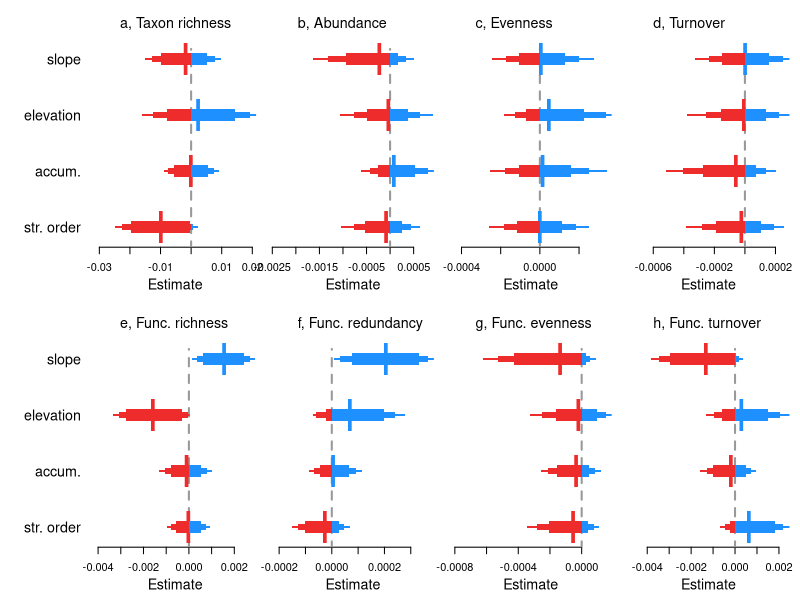

Generate this figure with R:
##Set working directory
setwd("C:/Users/elwel/OneDrive/Desktop/aquatic_data/git/EuroAquaticMacroInverts")

# attach data
#drivEst <- read.csv("outputs/Driver_metaanaly_Ests.csv")
drivEst <- read.csv("outputs/Driver_horseshoe_metaanaly_Ests.csv")
head(drivEst)
unique(drivEst$Response)

options(scipen=999)

##save plot
#tiff(filename = "plots/Fig4_drivers/Drivers_main_streamCharacteristics.tiff", width = 7.8, height = 5, units = 'in', res = 600, compression = 'lzw')
tiff(filename = "plots/Fig4_drivers/Drivers_main_streamCharacteristics_horseshoe.tiff", width = 12, height = 9, units = 'in', res = 600, compression = 'lzw')

##layout
layout(mat = matrix(c(1:10), 
                        nrow = 2, 
                        ncol = 5),
       heights = c(2,2,2,2,2,2,2,2,2,2),
       widths = c(1,2,2,2,2,1,2,2,2,2))

par(mar=c(4,0.4,0.4,0.8))
#empty plot for where the labels will go
plot(0, xaxt = 'n', yaxt = 'n', bty = 'n', pch = '', ylab = '', xlab = '')
plot(0, xaxt = 'n', yaxt = 'n', bty = 'n', pch = '', ylab = '', xlab = '')

#### Spp Richness #####
sub <- subset(drivEst, Response == "spp_richness")
subQ <- c(sub$Q0.5[6:9],sub$Q95[6:9])
est <- sub$Estimate[6:9]
yy <- c(1:4)
plot(yy ~ est, ylab="",xlab="", yaxt="n", las=1, type="n",xlim=c(min(subQ),max(subQ)), ylim=c(0.8,4.8),cex=2, bty="n")
#polygon(x=c(-100,-100,0,0),
#        y=c(-4,22,22,-4), col = "grey80", border = "grey80")
segments(x0=0,y0=0,x1=0,y1=4.18,lty=2, lwd=2,col="grey60")
axis(2, at=yy, lwd = 0, lwd.ticks = 0, labels=c("str. order", "accum.", "elevation", "slope"), las=1,cex.axis=1.3)
title(xlab="Estimate", line=2.4,cex.lab=1.3)
legend("topleft", legend=("a, Taxon richness"), bty="n", cex=1.3)
mm <- cbind(yy,est)
mm_neg <- as.data.frame(mm[ which(est < 0),])
mm_pos <- as.data.frame(mm[ which(est > 0),])
#points(yy ~ est, pch="l",cex=2.2,col="white")
points(mm_neg$yy ~ mm_neg$est, pch="l",cex=4,col="firebrick2")
points(mm_pos[1,] ~ mm_pos[2,], pch="l",cex=4,col="dodgerblue")
yyy1=c(0.975,1.025,1.025,0.975)
yyy2=c(0.95,1.05,1.05,0.95)
yyy3=c(0.9,1.1,1.1,0.9)
polygon(x=c(if (sub$Q2.5[6]<0) {sub$Q2.5[6]} else {0}, if (sub$Q2.5[6]<0) {sub$Q2.5[6]} else {0}, if (sub$Q97.5[6]<0) {sub$Q97.5[6]} else {0}, if (sub$Q97.5[6]<0) {sub$Q97.5[6]} else {0}),y=(yyy1), col = "firebrick2", border = NA)
polygon(x=c(if (sub$Q5[6]<0) {sub$Q5[6]} else {0}, if (sub$Q5[6]<0) {sub$Q5[6]} else {0}, if (sub$Q95[6]<0) {sub$Q95[6]} else {0}, if (sub$Q95[6]<0) {sub$Q95[6]} else {0}),y=(yyy2), col = "firebrick2", border = NA)
polygon(x=c(if (sub$Q10[6]<0) {sub$Q10[6]} else {0}, if (sub$Q10[6]<0) {sub$Q10[6]} else {0}, if (sub$Q90[6]<0) {sub$Q90[6]} else {0}, if (sub$Q90[6]<0) {sub$Q90[6]} else {0}),y=(yyy3), col = "firebrick2", border = NA)
polygon(x=c(if (sub$Q2.5[6]>0) {sub$Q2.5[6]} else {0}, if (sub$Q2.5[6]>0) {sub$Q2.5[6]} else {0}, if (sub$Q97.5[6]>0) {sub$Q97.5[6]} else {0}, if (sub$Q97.5[6]>0) {sub$Q97.5[6]} else {0}),y=(yyy1), col = "dodgerblue", border = NA)
polygon(x=c(if (sub$Q5[6]>0) {sub$Q5[6]} else {0}, if (sub$Q5[6]>0) {sub$Q5[6]} else {0}, if (sub$Q95[6]>0) {sub$Q95[6]} else {0}, if (sub$Q95[6]>0) {sub$Q95[6]} else {0}),y=(yyy2), col = "dodgerblue", border = NA)
polygon(x=c(if (sub$Q10[6]>0) {sub$Q10[6]} else {0}, if (sub$Q10[6]>0) {sub$Q10[6]} else {0}, if (sub$Q90[6]>0) {sub$Q90[6]} else {0}, if (sub$Q90[6]>0) {sub$Q90[6]} else {0}),y=(yyy3), col = "dodgerblue", border = NA)
polygon(x=c(if (sub$Q2.5[7]<0) {sub$Q2.5[7]} else {0}, if (sub$Q2.5[7]<0) {sub$Q2.5[7]} else {0}, if (sub$Q97.5[7]<0) {sub$Q97.5[7]} else {0}, if (sub$Q97.5[7]<0) {sub$Q97.5[7]} else {0}),y=(yyy1+1), col = "firebrick2", border = NA)
polygon(x=c(if (sub$Q5[7]<0) {sub$Q5[7]} else {0}, if (sub$Q5[7]<0) {sub$Q5[7]} else {0}, if (sub$Q95[7]<0) {sub$Q95[7]} else {0}, if (sub$Q95[7]<0) {sub$Q95[7]} else {0}),y=(yyy2+1), col = "firebrick2", border = NA)
polygon(x=c(if (sub$Q10[7]<0) {sub$Q10[7]} else {0}, if (sub$Q10[7]<0) {sub$Q10[7]} else {0}, if (sub$Q90[7]<0) {sub$Q90[7]} else {0}, if (sub$Q90[7]<0) {sub$Q90[7]} else {0}),y=(yyy3+1), col = "firebrick2", border = NA)
polygon(x=c(if (sub$Q2.5[7]>0) {sub$Q2.5[7]} else {0}, if (sub$Q2.5[7]>0) {sub$Q2.5[7]} else {0}, if (sub$Q97.5[7]>0) {sub$Q97.5[7]} else {0}, if (sub$Q97.5[7]>0) {sub$Q97.5[7]} else {0}),y=(yyy1+1), col = "dodgerblue", border = NA)
polygon(x=c(if (sub$Q5[7]>0) {sub$Q5[7]} else {0}, if (sub$Q5[7]>0) {sub$Q5[7]} else {0}, if (sub$Q95[7]>0) {sub$Q95[7]} else {0}, if (sub$Q95[7]>0) {sub$Q95[7]} else {0}),y=(yyy2+1), col = "dodgerblue", border = NA)
polygon(x=c(if (sub$Q10[7]>0) {sub$Q10[7]} else {0}, if (sub$Q10[7]>0) {sub$Q10[7]} else {0}, if (sub$Q90[7]>0) {sub$Q90[7]} else {0}, if (sub$Q90[7]>0) {sub$Q90[7]} else {0}),y=(yyy3+1), col = "dodgerblue", border = NA)
polygon(x=c(if (sub$Q2.5[8]<0) {sub$Q2.5[8]} else {0}, if (sub$Q2.5[8]<0) {sub$Q2.5[8]} else {0}, if (sub$Q97.5[8]<0) {sub$Q97.5[8]} else {0}, if (sub$Q97.5[8]<0) {sub$Q97.5[8]} else {0}),y=(yyy1+2), col = "firebrick2", border = NA)
polygon(x=c(if (sub$Q5[8]<0) {sub$Q5[8]} else {0}, if (sub$Q5[8]<0) {sub$Q5[8]} else {0}, if (sub$Q95[8]<0) {sub$Q95[8]} else {0}, if (sub$Q95[8]<0) {sub$Q95[8]} else {0}),y=(yyy2+2), col = "firebrick2", border = NA)
polygon(x=c(if (sub$Q10[8]<0) {sub$Q10[8]} else {0}, if (sub$Q10[8]<0) {sub$Q10[8]} else {0}, if (sub$Q90[8]<0) {sub$Q90[8]} else {0}, if (sub$Q90[8]<0) {sub$Q90[8]} else {0}),y=(yyy3+2), col = "firebrick2", border = NA)
polygon(x=c(if (sub$Q2.5[8]>0) {sub$Q2.5[8]} else {0}, if (sub$Q2.5[8]>0) {sub$Q2.5[8]} else {0}, if (sub$Q97.5[8]>0) {sub$Q97.5[8]} else {0}, if (sub$Q97.5[8]>0) {sub$Q97.5[8]} else {0}),y=(yyy1+2), col = "dodgerblue", border = NA)
polygon(x=c(if (sub$Q5[8]>0) {sub$Q5[8]} else {0}, if (sub$Q5[8]>0) {sub$Q5[8]} else {0}, if (sub$Q95[8]>0) {sub$Q95[8]} else {0}, if (sub$Q95[8]>0) {sub$Q95[8]} else {0}),y=(yyy2+2), col = "dodgerblue", border = NA)
polygon(x=c(if (sub$Q10[8]>0) {sub$Q10[8]} else {0}, if (sub$Q10[8]>0) {sub$Q10[8]} else {0}, if (sub$Q90[8]>0) {sub$Q90[8]} else {0}, if (sub$Q90[8]>0) {sub$Q90[8]} else {0}),y=(yyy3+2), col = "dodgerblue", border = NA)
polygon(x=c(if (sub$Q2.5[9]<0) {sub$Q2.5[9]} else {0}, if (sub$Q2.5[9]<0) {sub$Q2.5[9]} else {0}, if (sub$Q97.5[9]<0) {sub$Q97.5[9]} else {0}, if (sub$Q97.5[9]<0) {sub$Q97.5[9]} else {0}),y=(yyy1+3), col = "firebrick2", border = NA)
polygon(x=c(if (sub$Q5[9]<0) {sub$Q5[9]} else {0}, if (sub$Q5[9]<0) {sub$Q5[9]} else {0}, if (sub$Q95[9]<0) {sub$Q95[9]} else {0}, if (sub$Q95[9]<0) {sub$Q95[9]} else {0}),y=(yyy2+3), col = "firebrick2", border = NA)
polygon(x=c(if (sub$Q10[9]<0) {sub$Q10[9]} else {0}, if (sub$Q10[9]<0) {sub$Q10[9]} else {0}, if (sub$Q90[9]<0) {sub$Q90[9]} else {0}, if (sub$Q90[9]<0) {sub$Q90[9]} else {0}),y=(yyy3+3), col = "firebrick2", border = NA)
polygon(x=c(if (sub$Q2.5[9]>0) {sub$Q2.5[9]} else {0}, if (sub$Q2.5[9]>0) {sub$Q2.5[9]} else {0}, if (sub$Q97.5[9]>0) {sub$Q97.5[9]} else {0}, if (sub$Q97.5[9]>0) {sub$Q97.5[9]} else {0}),y=(yyy1+3), col = "dodgerblue", border = NA)
polygon(x=c(if (sub$Q5[9]>0) {sub$Q5[9]} else {0}, if (sub$Q5[9]>0) {sub$Q5[9]} else {0}, if (sub$Q95[9]>0) {sub$Q95[9]} else {0}, if (sub$Q95[9]>0) {sub$Q95[9]} else {0}),y=(yyy2+3), col = "dodgerblue", border = NA)
polygon(x=c(if (sub$Q10[9]>0) {sub$Q10[9]} else {0}, if (sub$Q10[9]>0) {sub$Q10[9]} else {0}, if (sub$Q90[9]>0) {sub$Q90[9]} else {0}, if (sub$Q90[9]>0) {sub$Q90[9]} else {0}),y=(yyy3+3), col = "dodgerblue", border = NA)


#### Func Richness #####
sub <- subset(drivEst, Response == "func_rich")
subQ <- c(sub$Q0.5[6:9],sub$Q95[6:9])
est <- sub$Estimate[6:9]
yy <- c(1:4)
plot(yy ~ est, ylab="",xlab="", yaxt="n", las=1, type="n",xlim=c(min(subQ),max(subQ)), ylim=c(0.8,4.8), cex=2, bty="n")
segments(x0=0,y0=0,x1=0,y1=4.18,lty=2, lwd=2,col="grey60")
axis(2, at=yy, lwd = 0, lwd.ticks = 0, labels=c("str. order", "accum.", "elevation", "slope"), las=1,cex.axis=1.3)
title(xlab="Estimate", line=2.4,cex.lab=1.3)
legend("topleft", legend=("e, Func. richness"), bty="n", cex=1.3)
mm <- cbind(yy,est)
mm_neg <- as.data.frame(mm[ which(est < 0),])
mm_pos <- as.data.frame(mm[ which(est > 0),])
#points(yy ~ est, pch="l",cex=2.2,col="white")
points(mm_neg$yy ~ mm_neg$est, pch="l",cex=4,col="firebrick2")
points(mm_pos[1,] ~ mm_pos[2,], pch="l",cex=4,col="dodgerblue")
yyy1=c(0.975,1.025,1.025,0.975)
yyy2=c(0.95,1.05,1.05,0.95)
yyy3=c(0.9,1.1,1.1,0.9)
polygon(x=c(if (sub$Q2.5[6]<0) {sub$Q2.5[6]} else {0}, if (sub$Q2.5[6]<0) {sub$Q2.5[6]} else {0}, if (sub$Q97.5[6]<0) {sub$Q97.5[6]} else {0}, if (sub$Q97.5[6]<0) {sub$Q97.5[6]} else {0}),y=(yyy1), col = "firebrick2", border = NA)
polygon(x=c(if (sub$Q5[6]<0) {sub$Q5[6]} else {0}, if (sub$Q5[6]<0) {sub$Q5[6]} else {0}, if (sub$Q95[6]<0) {sub$Q95[6]} else {0}, if (sub$Q95[6]<0) {sub$Q95[6]} else {0}),y=(yyy2), col = "firebrick2", border = NA)
polygon(x=c(if (sub$Q10[6]<0) {sub$Q10[6]} else {0}, if (sub$Q10[6]<0) {sub$Q10[6]} else {0}, if (sub$Q90[6]<0) {sub$Q90[6]} else {0}, if (sub$Q90[6]<0) {sub$Q90[6]} else {0}),y=(yyy3), col = "firebrick2", border = NA)
polygon(x=c(if (sub$Q2.5[6]>0) {sub$Q2.5[6]} else {0}, if (sub$Q2.5[6]>0) {sub$Q2.5[6]} else {0}, if (sub$Q97.5[6]>0) {sub$Q97.5[6]} else {0}, if (sub$Q97.5[6]>0) {sub$Q97.5[6]} else {0}),y=(yyy1), col = "dodgerblue", border = NA)
polygon(x=c(if (sub$Q5[6]>0) {sub$Q5[6]} else {0}, if (sub$Q5[6]>0) {sub$Q5[6]} else {0}, if (sub$Q95[6]>0) {sub$Q95[6]} else {0}, if (sub$Q95[6]>0) {sub$Q95[6]} else {0}),y=(yyy2), col = "dodgerblue", border = NA)
polygon(x=c(if (sub$Q10[6]>0) {sub$Q10[6]} else {0}, if (sub$Q10[6]>0) {sub$Q10[6]} else {0}, if (sub$Q90[6]>0) {sub$Q90[6]} else {0}, if (sub$Q90[6]>0) {sub$Q90[6]} else {0}),y=(yyy3), col = "dodgerblue", border = NA)
polygon(x=c(if (sub$Q2.5[7]<0) {sub$Q2.5[7]} else {0}, if (sub$Q2.5[7]<0) {sub$Q2.5[7]} else {0}, if (sub$Q97.5[7]<0) {sub$Q97.5[7]} else {0}, if (sub$Q97.5[7]<0) {sub$Q97.5[7]} else {0}),y=(yyy1+1), col = "firebrick2", border = NA)
polygon(x=c(if (sub$Q5[7]<0) {sub$Q5[7]} else {0}, if (sub$Q5[7]<0) {sub$Q5[7]} else {0}, if (sub$Q95[7]<0) {sub$Q95[7]} else {0}, if (sub$Q95[7]<0) {sub$Q95[7]} else {0}),y=(yyy2+1), col = "firebrick2", border = NA)
polygon(x=c(if (sub$Q10[7]<0) {sub$Q10[7]} else {0}, if (sub$Q10[7]<0) {sub$Q10[7]} else {0}, if (sub$Q90[7]<0) {sub$Q90[7]} else {0}, if (sub$Q90[7]<0) {sub$Q90[7]} else {0}),y=(yyy3+1), col = "firebrick2", border = NA)
polygon(x=c(if (sub$Q2.5[7]>0) {sub$Q2.5[7]} else {0}, if (sub$Q2.5[7]>0) {sub$Q2.5[7]} else {0}, if (sub$Q97.5[7]>0) {sub$Q97.5[7]} else {0}, if (sub$Q97.5[7]>0) {sub$Q97.5[7]} else {0}),y=(yyy1+1), col = "dodgerblue", border = NA)
polygon(x=c(if (sub$Q5[7]>0) {sub$Q5[7]} else {0}, if (sub$Q5[7]>0) {sub$Q5[7]} else {0}, if (sub$Q95[7]>0) {sub$Q95[7]} else {0}, if (sub$Q95[7]>0) {sub$Q95[7]} else {0}),y=(yyy2+1), col = "dodgerblue", border = NA)
polygon(x=c(if (sub$Q10[7]>0) {sub$Q10[7]} else {0}, if (sub$Q10[7]>0) {sub$Q10[7]} else {0}, if (sub$Q90[7]>0) {sub$Q90[7]} else {0}, if (sub$Q90[7]>0) {sub$Q90[7]} else {0}),y=(yyy3+1), col = "dodgerblue", border = NA)
polygon(x=c(if (sub$Q2.5[8]<0) {sub$Q2.5[8]} else {0}, if (sub$Q2.5[8]<0) {sub$Q2.5[8]} else {0}, if (sub$Q97.5[8]<0) {sub$Q97.5[8]} else {0}, if (sub$Q97.5[8]<0) {sub$Q97.5[8]} else {0}),y=(yyy1+2), col = "firebrick2", border = NA)
polygon(x=c(if (sub$Q5[8]<0) {sub$Q5[8]} else {0}, if (sub$Q5[8]<0) {sub$Q5[8]} else {0}, if (sub$Q95[8]<0) {sub$Q95[8]} else {0}, if (sub$Q95[8]<0) {sub$Q95[8]} else {0}),y=(yyy2+2), col = "firebrick2", border = NA)
polygon(x=c(if (sub$Q10[8]<0) {sub$Q10[8]} else {0}, if (sub$Q10[8]<0) {sub$Q10[8]} else {0}, if (sub$Q90[8]<0) {sub$Q90[8]} else {0}, if (sub$Q90[8]<0) {sub$Q90[8]} else {0}),y=(yyy3+2), col = "firebrick2", border = NA)
polygon(x=c(if (sub$Q2.5[8]>0) {sub$Q2.5[8]} else {0}, if (sub$Q2.5[8]>0) {sub$Q2.5[8]} else {0}, if (sub$Q97.5[8]>0) {sub$Q97.5[8]} else {0}, if (sub$Q97.5[8]>0) {sub$Q97.5[8]} else {0}),y=(yyy1+2), col = "dodgerblue", border = NA)
polygon(x=c(if (sub$Q5[8]>0) {sub$Q5[8]} else {0}, if (sub$Q5[8]>0) {sub$Q5[8]} else {0}, if (sub$Q95[8]>0) {sub$Q95[8]} else {0}, if (sub$Q95[8]>0) {sub$Q95[8]} else {0}),y=(yyy2+2), col = "dodgerblue", border = NA)
polygon(x=c(if (sub$Q10[8]>0) {sub$Q10[8]} else {0}, if (sub$Q10[8]>0) {sub$Q10[8]} else {0}, if (sub$Q90[8]>0) {sub$Q90[8]} else {0}, if (sub$Q90[8]>0) {sub$Q90[8]} else {0}),y=(yyy3+2), col = "dodgerblue", border = NA)
polygon(x=c(if (sub$Q2.5[9]<0) {sub$Q2.5[9]} else {0}, if (sub$Q2.5[9]<0) {sub$Q2.5[9]} else {0}, if (sub$Q97.5[9]<0) {sub$Q97.5[9]} else {0}, if (sub$Q97.5[9]<0) {sub$Q97.5[9]} else {0}),y=(yyy1+3), col = "firebrick2", border = NA)
polygon(x=c(if (sub$Q5[9]<0) {sub$Q5[9]} else {0}, if (sub$Q5[9]<0) {sub$Q5[9]} else {0}, if (sub$Q95[9]<0) {sub$Q95[9]} else {0}, if (sub$Q95[9]<0) {sub$Q95[9]} else {0}),y=(yyy2+3), col = "firebrick2", border = NA)
polygon(x=c(if (sub$Q10[9]<0) {sub$Q10[9]} else {0}, if (sub$Q10[9]<0) {sub$Q10[9]} else {0}, if (sub$Q90[9]<0) {sub$Q90[9]} else {0}, if (sub$Q90[9]<0) {sub$Q90[9]} else {0}),y=(yyy3+3), col = "firebrick2", border = NA)
polygon(x=c(if (sub$Q2.5[9]>0) {sub$Q2.5[9]} else {0}, if (sub$Q2.5[9]>0) {sub$Q2.5[9]} else {0}, if (sub$Q97.5[9]>0) {sub$Q97.5[9]} else {0}, if (sub$Q97.5[9]>0) {sub$Q97.5[9]} else {0}),y=(yyy1+3), col = "dodgerblue", border = NA)
polygon(x=c(if (sub$Q5[9]>0) {sub$Q5[9]} else {0}, if (sub$Q5[9]>0) {sub$Q5[9]} else {0}, if (sub$Q95[9]>0) {sub$Q95[9]} else {0}, if (sub$Q95[9]>0) {sub$Q95[9]} else {0}),y=(yyy2+3), col = "dodgerblue", border = NA)
polygon(x=c(if (sub$Q10[9]>0) {sub$Q10[9]} else {0}, if (sub$Q10[9]>0) {sub$Q10[9]} else {0}, if (sub$Q90[9]>0) {sub$Q90[9]} else {0}, if (sub$Q90[9]>0) {sub$Q90[9]} else {0}),y=(yyy3+3), col = "dodgerblue", border = NA)


#### Abundance #####
sub <- subset(drivEst, Response == "abundance")
subQ <- c(sub$Q0.5[6:9],sub$Q95[6:9])
est <- sub$Estimate[6:9]
yy <- c(1:4)
plot(yy ~ est, ylab="",xlab="", yaxt="n", las=1, type="n",xlim=c(min(subQ),max(subQ)), ylim=c(0.8,4.8), cex=2, bty="n")
segments(x0=0,y0=0,x1=0,y1=4.18,lty=2, lwd=2,col="grey60")
title(xlab="Estimate", line=2.4,cex.lab=1.3)
legend("topleft", legend=("b, Abundance"), bty="n", cex=1.3)
mm <- cbind(yy,est)
mm_neg <- as.data.frame(mm[ which(est < 0),])
mm_pos <- as.data.frame(mm[ which(est > 0),])
#points(yy ~ est, pch="l",cex=2.2,col="white")
points(mm_neg$yy ~ mm_neg$est, pch="l",cex=4,col="firebrick2")
points(mm_pos[1,] ~ mm_pos[2,], pch="l",cex=4,col="dodgerblue")
yyy1=c(0.975,1.025,1.025,0.975)
yyy2=c(0.95,1.05,1.05,0.95)
yyy3=c(0.9,1.1,1.1,0.9)
polygon(x=c(if (sub$Q2.5[6]<0) {sub$Q2.5[6]} else {0}, if (sub$Q2.5[6]<0) {sub$Q2.5[6]} else {0}, if (sub$Q97.5[6]<0) {sub$Q97.5[6]} else {0}, if (sub$Q97.5[6]<0) {sub$Q97.5[6]} else {0}),y=(yyy1), col = "firebrick2", border = NA)
polygon(x=c(if (sub$Q5[6]<0) {sub$Q5[6]} else {0}, if (sub$Q5[6]<0) {sub$Q5[6]} else {0}, if (sub$Q95[6]<0) {sub$Q95[6]} else {0}, if (sub$Q95[6]<0) {sub$Q95[6]} else {0}),y=(yyy2), col = "firebrick2", border = NA)
polygon(x=c(if (sub$Q10[6]<0) {sub$Q10[6]} else {0}, if (sub$Q10[6]<0) {sub$Q10[6]} else {0}, if (sub$Q90[6]<0) {sub$Q90[6]} else {0}, if (sub$Q90[6]<0) {sub$Q90[6]} else {0}),y=(yyy3), col = "firebrick2", border = NA)
polygon(x=c(if (sub$Q2.5[6]>0) {sub$Q2.5[6]} else {0}, if (sub$Q2.5[6]>0) {sub$Q2.5[6]} else {0}, if (sub$Q97.5[6]>0) {sub$Q97.5[6]} else {0}, if (sub$Q97.5[6]>0) {sub$Q97.5[6]} else {0}),y=(yyy1), col = "dodgerblue", border = NA)
polygon(x=c(if (sub$Q5[6]>0) {sub$Q5[6]} else {0}, if (sub$Q5[6]>0) {sub$Q5[6]} else {0}, if (sub$Q95[6]>0) {sub$Q95[6]} else {0}, if (sub$Q95[6]>0) {sub$Q95[6]} else {0}),y=(yyy2), col = "dodgerblue", border = NA)
polygon(x=c(if (sub$Q10[6]>0) {sub$Q10[6]} else {0}, if (sub$Q10[6]>0) {sub$Q10[6]} else {0}, if (sub$Q90[6]>0) {sub$Q90[6]} else {0}, if (sub$Q90[6]>0) {sub$Q90[6]} else {0}),y=(yyy3), col = "dodgerblue", border = NA)
polygon(x=c(if (sub$Q2.5[7]<0) {sub$Q2.5[7]} else {0}, if (sub$Q2.5[7]<0) {sub$Q2.5[7]} else {0}, if (sub$Q97.5[7]<0) {sub$Q97.5[7]} else {0}, if (sub$Q97.5[7]<0) {sub$Q97.5[7]} else {0}),y=(yyy1+1), col = "firebrick2", border = NA)
polygon(x=c(if (sub$Q5[7]<0) {sub$Q5[7]} else {0}, if (sub$Q5[7]<0) {sub$Q5[7]} else {0}, if (sub$Q95[7]<0) {sub$Q95[7]} else {0}, if (sub$Q95[7]<0) {sub$Q95[7]} else {0}),y=(yyy2+1), col = "firebrick2", border = NA)
polygon(x=c(if (sub$Q10[7]<0) {sub$Q10[7]} else {0}, if (sub$Q10[7]<0) {sub$Q10[7]} else {0}, if (sub$Q90[7]<0) {sub$Q90[7]} else {0}, if (sub$Q90[7]<0) {sub$Q90[7]} else {0}),y=(yyy3+1), col = "firebrick2", border = NA)
polygon(x=c(if (sub$Q2.5[7]>0) {sub$Q2.5[7]} else {0}, if (sub$Q2.5[7]>0) {sub$Q2.5[7]} else {0}, if (sub$Q97.5[7]>0) {sub$Q97.5[7]} else {0}, if (sub$Q97.5[7]>0) {sub$Q97.5[7]} else {0}),y=(yyy1+1), col = "dodgerblue", border = NA)
polygon(x=c(if (sub$Q5[7]>0) {sub$Q5[7]} else {0}, if (sub$Q5[7]>0) {sub$Q5[7]} else {0}, if (sub$Q95[7]>0) {sub$Q95[7]} else {0}, if (sub$Q95[7]>0) {sub$Q95[7]} else {0}),y=(yyy2+1), col = "dodgerblue", border = NA)
polygon(x=c(if (sub$Q10[7]>0) {sub$Q10[7]} else {0}, if (sub$Q10[7]>0) {sub$Q10[7]} else {0}, if (sub$Q90[7]>0) {sub$Q90[7]} else {0}, if (sub$Q90[7]>0) {sub$Q90[7]} else {0}),y=(yyy3+1), col = "dodgerblue", border = NA)
polygon(x=c(if (sub$Q2.5[8]<0) {sub$Q2.5[8]} else {0}, if (sub$Q2.5[8]<0) {sub$Q2.5[8]} else {0}, if (sub$Q97.5[8]<0) {sub$Q97.5[8]} else {0}, if (sub$Q97.5[8]<0) {sub$Q97.5[8]} else {0}),y=(yyy1+2), col = "firebrick2", border = NA)
polygon(x=c(if (sub$Q5[8]<0) {sub$Q5[8]} else {0}, if (sub$Q5[8]<0) {sub$Q5[8]} else {0}, if (sub$Q95[8]<0) {sub$Q95[8]} else {0}, if (sub$Q95[8]<0) {sub$Q95[8]} else {0}),y=(yyy2+2), col = "firebrick2", border = NA)
polygon(x=c(if (sub$Q10[8]<0) {sub$Q10[8]} else {0}, if (sub$Q10[8]<0) {sub$Q10[8]} else {0}, if (sub$Q90[8]<0) {sub$Q90[8]} else {0}, if (sub$Q90[8]<0) {sub$Q90[8]} else {0}),y=(yyy3+2), col = "firebrick2", border = NA)
polygon(x=c(if (sub$Q2.5[8]>0) {sub$Q2.5[8]} else {0}, if (sub$Q2.5[8]>0) {sub$Q2.5[8]} else {0}, if (sub$Q97.5[8]>0) {sub$Q97.5[8]} else {0}, if (sub$Q97.5[8]>0) {sub$Q97.5[8]} else {0}),y=(yyy1+2), col = "dodgerblue", border = NA)
polygon(x=c(if (sub$Q5[8]>0) {sub$Q5[8]} else {0}, if (sub$Q5[8]>0) {sub$Q5[8]} else {0}, if (sub$Q95[8]>0) {sub$Q95[8]} else {0}, if (sub$Q95[8]>0) {sub$Q95[8]} else {0}),y=(yyy2+2), col = "dodgerblue", border = NA)
polygon(x=c(if (sub$Q10[8]>0) {sub$Q10[8]} else {0}, if (sub$Q10[8]>0) {sub$Q10[8]} else {0}, if (sub$Q90[8]>0) {sub$Q90[8]} else {0}, if (sub$Q90[8]>0) {sub$Q90[8]} else {0}),y=(yyy3+2), col = "dodgerblue", border = NA)
polygon(x=c(if (sub$Q2.5[9]<0) {sub$Q2.5[9]} else {0}, if (sub$Q2.5[9]<0) {sub$Q2.5[9]} else {0}, if (sub$Q97.5[9]<0) {sub$Q97.5[9]} else {0}, if (sub$Q97.5[9]<0) {sub$Q97.5[9]} else {0}),y=(yyy1+3), col = "firebrick2", border = NA)
polygon(x=c(if (sub$Q5[9]<0) {sub$Q5[9]} else {0}, if (sub$Q5[9]<0) {sub$Q5[9]} else {0}, if (sub$Q95[9]<0) {sub$Q95[9]} else {0}, if (sub$Q95[9]<0) {sub$Q95[9]} else {0}),y=(yyy2+3), col = "firebrick2", border = NA)
polygon(x=c(if (sub$Q10[9]<0) {sub$Q10[9]} else {0}, if (sub$Q10[9]<0) {sub$Q10[9]} else {0}, if (sub$Q90[9]<0) {sub$Q90[9]} else {0}, if (sub$Q90[9]<0) {sub$Q90[9]} else {0}),y=(yyy3+3), col = "firebrick2", border = NA)
polygon(x=c(if (sub$Q2.5[9]>0) {sub$Q2.5[9]} else {0}, if (sub$Q2.5[9]>0) {sub$Q2.5[9]} else {0}, if (sub$Q97.5[9]>0) {sub$Q97.5[9]} else {0}, if (sub$Q97.5[9]>0) {sub$Q97.5[9]} else {0}),y=(yyy1+3), col = "dodgerblue", border = NA)
polygon(x=c(if (sub$Q5[9]>0) {sub$Q5[9]} else {0}, if (sub$Q5[9]>0) {sub$Q5[9]} else {0}, if (sub$Q95[9]>0) {sub$Q95[9]} else {0}, if (sub$Q95[9]>0) {sub$Q95[9]} else {0}),y=(yyy2+3), col = "dodgerblue", border = NA)
polygon(x=c(if (sub$Q10[9]>0) {sub$Q10[9]} else {0}, if (sub$Q10[9]>0) {sub$Q10[9]} else {0}, if (sub$Q90[9]>0) {sub$Q90[9]} else {0}, if (sub$Q90[9]>0) {sub$Q90[9]} else {0}),y=(yyy3+3), col = "dodgerblue", border = NA)

#### func_fred #####
sub <- subset(drivEst, Response == "FRed")
subQ <- c(sub$Q0.5[6:9],sub$Q95[6:9])
est <- sub$Estimate[6:9]
yy <- c(1:4)
plot(yy ~ est, ylab="",xlab="", yaxt="n", las=1, type="n",xlim=c(min(subQ),max(subQ)), ylim=c(0.8,4.8), cex=2, bty="n")
segments(x0=0,y0=0,x1=0,y1=4.18,lty=2, lwd=2,col="grey60")
title(xlab="Estimate", line=2.4,cex.lab=1.3)
legend("topleft", legend=("f, Func. redundancy"), bty="n", cex=1.3)
mm <- cbind(yy,est)
mm_neg <- as.data.frame(mm[ which(est < 0),])
mm_pos <- as.data.frame(mm[ which(est > 0),])
#points(yy ~ est, pch="l",cex=2.2,col="white")
points(mm_neg[1,] ~ mm_neg[2,], pch="l",cex=4,col="firebrick2")
points(mm_pos$yy ~ mm_pos$est, pch="l",cex=4,col="dodgerblue")
yyy1=c(0.975,1.025,1.025,0.975)
yyy2=c(0.95,1.05,1.05,0.95)
yyy3=c(0.9,1.1,1.1,0.9)
polygon(x=c(if (sub$Q2.5[6]<0) {sub$Q2.5[6]} else {0}, if (sub$Q2.5[6]<0) {sub$Q2.5[6]} else {0}, if (sub$Q97.5[6]<0) {sub$Q97.5[6]} else {0}, if (sub$Q97.5[6]<0) {sub$Q97.5[6]} else {0}),y=(yyy1), col = "firebrick2", border = NA)
polygon(x=c(if (sub$Q5[6]<0) {sub$Q5[6]} else {0}, if (sub$Q5[6]<0) {sub$Q5[6]} else {0}, if (sub$Q95[6]<0) {sub$Q95[6]} else {0}, if (sub$Q95[6]<0) {sub$Q95[6]} else {0}),y=(yyy2), col = "firebrick2", border = NA)
polygon(x=c(if (sub$Q10[6]<0) {sub$Q10[6]} else {0}, if (sub$Q10[6]<0) {sub$Q10[6]} else {0}, if (sub$Q90[6]<0) {sub$Q90[6]} else {0}, if (sub$Q90[6]<0) {sub$Q90[6]} else {0}),y=(yyy3), col = "firebrick2", border = NA)
polygon(x=c(if (sub$Q2.5[6]>0) {sub$Q2.5[6]} else {0}, if (sub$Q2.5[6]>0) {sub$Q2.5[6]} else {0}, if (sub$Q97.5[6]>0) {sub$Q97.5[6]} else {0}, if (sub$Q97.5[6]>0) {sub$Q97.5[6]} else {0}),y=(yyy1), col = "dodgerblue", border = NA)
polygon(x=c(if (sub$Q5[6]>0) {sub$Q5[6]} else {0}, if (sub$Q5[6]>0) {sub$Q5[6]} else {0}, if (sub$Q95[6]>0) {sub$Q95[6]} else {0}, if (sub$Q95[6]>0) {sub$Q95[6]} else {0}),y=(yyy2), col = "dodgerblue", border = NA)
polygon(x=c(if (sub$Q10[6]>0) {sub$Q10[6]} else {0}, if (sub$Q10[6]>0) {sub$Q10[6]} else {0}, if (sub$Q90[6]>0) {sub$Q90[6]} else {0}, if (sub$Q90[6]>0) {sub$Q90[6]} else {0}),y=(yyy3), col = "dodgerblue", border = NA)
polygon(x=c(if (sub$Q2.5[7]<0) {sub$Q2.5[7]} else {0}, if (sub$Q2.5[7]<0) {sub$Q2.5[7]} else {0}, if (sub$Q97.5[7]<0) {sub$Q97.5[7]} else {0}, if (sub$Q97.5[7]<0) {sub$Q97.5[7]} else {0}),y=(yyy1+1), col = "firebrick2", border = NA)
polygon(x=c(if (sub$Q5[7]<0) {sub$Q5[7]} else {0}, if (sub$Q5[7]<0) {sub$Q5[7]} else {0}, if (sub$Q95[7]<0) {sub$Q95[7]} else {0}, if (sub$Q95[7]<0) {sub$Q95[7]} else {0}),y=(yyy2+1), col = "firebrick2", border = NA)
polygon(x=c(if (sub$Q10[7]<0) {sub$Q10[7]} else {0}, if (sub$Q10[7]<0) {sub$Q10[7]} else {0}, if (sub$Q90[7]<0) {sub$Q90[7]} else {0}, if (sub$Q90[7]<0) {sub$Q90[7]} else {0}),y=(yyy3+1), col = "firebrick2", border = NA)
polygon(x=c(if (sub$Q2.5[7]>0) {sub$Q2.5[7]} else {0}, if (sub$Q2.5[7]>0) {sub$Q2.5[7]} else {0}, if (sub$Q97.5[7]>0) {sub$Q97.5[7]} else {0}, if (sub$Q97.5[7]>0) {sub$Q97.5[7]} else {0}),y=(yyy1+1), col = "dodgerblue", border = NA)
polygon(x=c(if (sub$Q5[7]>0) {sub$Q5[7]} else {0}, if (sub$Q5[7]>0) {sub$Q5[7]} else {0}, if (sub$Q95[7]>0) {sub$Q95[7]} else {0}, if (sub$Q95[7]>0) {sub$Q95[7]} else {0}),y=(yyy2+1), col = "dodgerblue", border = NA)
polygon(x=c(if (sub$Q10[7]>0) {sub$Q10[7]} else {0}, if (sub$Q10[7]>0) {sub$Q10[7]} else {0}, if (sub$Q90[7]>0) {sub$Q90[7]} else {0}, if (sub$Q90[7]>0) {sub$Q90[7]} else {0}),y=(yyy3+1), col = "dodgerblue", border = NA)
polygon(x=c(if (sub$Q2.5[8]<0) {sub$Q2.5[8]} else {0}, if (sub$Q2.5[8]<0) {sub$Q2.5[8]} else {0}, if (sub$Q97.5[8]<0) {sub$Q97.5[8]} else {0}, if (sub$Q97.5[8]<0) {sub$Q97.5[8]} else {0}),y=(yyy1+2), col = "firebrick2", border = NA)
polygon(x=c(if (sub$Q5[8]<0) {sub$Q5[8]} else {0}, if (sub$Q5[8]<0) {sub$Q5[8]} else {0}, if (sub$Q95[8]<0) {sub$Q95[8]} else {0}, if (sub$Q95[8]<0) {sub$Q95[8]} else {0}),y=(yyy2+2), col = "firebrick2", border = NA)
polygon(x=c(if (sub$Q10[8]<0) {sub$Q10[8]} else {0}, if (sub$Q10[8]<0) {sub$Q10[8]} else {0}, if (sub$Q90[8]<0) {sub$Q90[8]} else {0}, if (sub$Q90[8]<0) {sub$Q90[8]} else {0}),y=(yyy3+2), col = "firebrick2", border = NA)
polygon(x=c(if (sub$Q2.5[8]>0) {sub$Q2.5[8]} else {0}, if (sub$Q2.5[8]>0) {sub$Q2.5[8]} else {0}, if (sub$Q97.5[8]>0) {sub$Q97.5[8]} else {0}, if (sub$Q97.5[8]>0) {sub$Q97.5[8]} else {0}),y=(yyy1+2), col = "dodgerblue", border = NA)
polygon(x=c(if (sub$Q5[8]>0) {sub$Q5[8]} else {0}, if (sub$Q5[8]>0) {sub$Q5[8]} else {0}, if (sub$Q95[8]>0) {sub$Q95[8]} else {0}, if (sub$Q95[8]>0) {sub$Q95[8]} else {0}),y=(yyy2+2), col = "dodgerblue", border = NA)
polygon(x=c(if (sub$Q10[8]>0) {sub$Q10[8]} else {0}, if (sub$Q10[8]>0) {sub$Q10[8]} else {0}, if (sub$Q90[8]>0) {sub$Q90[8]} else {0}, if (sub$Q90[8]>0) {sub$Q90[8]} else {0}),y=(yyy3+2), col = "dodgerblue", border = NA)
polygon(x=c(if (sub$Q2.5[9]<0) {sub$Q2.5[9]} else {0}, if (sub$Q2.5[9]<0) {sub$Q2.5[9]} else {0}, if (sub$Q97.5[9]<0) {sub$Q97.5[9]} else {0}, if (sub$Q97.5[9]<0) {sub$Q97.5[9]} else {0}),y=(yyy1+3), col = "firebrick2", border = NA)
polygon(x=c(if (sub$Q5[9]<0) {sub$Q5[9]} else {0}, if (sub$Q5[9]<0) {sub$Q5[9]} else {0}, if (sub$Q95[9]<0) {sub$Q95[9]} else {0}, if (sub$Q95[9]<0) {sub$Q95[9]} else {0}),y=(yyy2+3), col = "firebrick2", border = NA)
polygon(x=c(if (sub$Q10[9]<0) {sub$Q10[9]} else {0}, if (sub$Q10[9]<0) {sub$Q10[9]} else {0}, if (sub$Q90[9]<0) {sub$Q90[9]} else {0}, if (sub$Q90[9]<0) {sub$Q90[9]} else {0}),y=(yyy3+3), col = "firebrick2", border = NA)
polygon(x=c(if (sub$Q2.5[9]>0) {sub$Q2.5[9]} else {0}, if (sub$Q2.5[9]>0) {sub$Q2.5[9]} else {0}, if (sub$Q97.5[9]>0) {sub$Q97.5[9]} else {0}, if (sub$Q97.5[9]>0) {sub$Q97.5[9]} else {0}),y=(yyy1+3), col = "dodgerblue", border = NA)
polygon(x=c(if (sub$Q5[9]>0) {sub$Q5[9]} else {0}, if (sub$Q5[9]>0) {sub$Q5[9]} else {0}, if (sub$Q95[9]>0) {sub$Q95[9]} else {0}, if (sub$Q95[9]>0) {sub$Q95[9]} else {0}),y=(yyy2+3), col = "dodgerblue", border = NA)
polygon(x=c(if (sub$Q10[9]>0) {sub$Q10[9]} else {0}, if (sub$Q10[9]>0) {sub$Q10[9]} else {0}, if (sub$Q90[9]>0) {sub$Q90[9]} else {0}, if (sub$Q90[9]>0) {sub$Q90[9]} else {0}),y=(yyy3+3), col = "dodgerblue", border = NA)

#### E10 #####
sub <- subset(drivEst, Response == "E10")
subQ <- c(sub$Q0.5[6:9],sub$Q95[6:9])
est <- sub$Estimate[6:9]
yy <- c(1:4)
plot(yy ~ est, ylab="",xlab="", yaxt="n", las=1, type="n",xlim=c(min(subQ),max(subQ)), ylim=c(0.8,4.8), cex=2, bty="n")
segments(x0=0,y0=0,x1=0,y1=4.18,lty=2, lwd=2,col="grey60")
title(xlab="Estimate", line=2.4,cex.lab=1.3)
legend("topleft", legend=("c, Evenness"), bty="n", cex=1.3)
mm <- cbind(yy,est)
mm_neg <- as.data.frame(mm[ which(est < 0),])
mm_pos <- as.data.frame(mm[ which(est > 0),])
#points(yy ~ est, pch="l",cex=2.2,col="white")
points(mm_neg$yy ~ mm_neg$est, pch="l",cex=4,col="firebrick2")
points(mm_pos$yy ~ mm_pos$est, pch="l",cex=4,col="dodgerblue")
yyy1=c(0.975,1.025,1.025,0.975)
yyy2=c(0.95,1.05,1.05,0.95)
yyy3=c(0.9,1.1,1.1,0.9)
polygon(x=c(if (sub$Q2.5[6]<0) {sub$Q2.5[6]} else {0}, if (sub$Q2.5[6]<0) {sub$Q2.5[6]} else {0}, if (sub$Q97.5[6]<0) {sub$Q97.5[6]} else {0}, if (sub$Q97.5[6]<0) {sub$Q97.5[6]} else {0}),y=(yyy1), col = "firebrick2", border = NA)
polygon(x=c(if (sub$Q5[6]<0) {sub$Q5[6]} else {0}, if (sub$Q5[6]<0) {sub$Q5[6]} else {0}, if (sub$Q95[6]<0) {sub$Q95[6]} else {0}, if (sub$Q95[6]<0) {sub$Q95[6]} else {0}),y=(yyy2), col = "firebrick2", border = NA)
polygon(x=c(if (sub$Q10[6]<0) {sub$Q10[6]} else {0}, if (sub$Q10[6]<0) {sub$Q10[6]} else {0}, if (sub$Q90[6]<0) {sub$Q90[6]} else {0}, if (sub$Q90[6]<0) {sub$Q90[6]} else {0}),y=(yyy3), col = "firebrick2", border = NA)
polygon(x=c(if (sub$Q2.5[6]>0) {sub$Q2.5[6]} else {0}, if (sub$Q2.5[6]>0) {sub$Q2.5[6]} else {0}, if (sub$Q97.5[6]>0) {sub$Q97.5[6]} else {0}, if (sub$Q97.5[6]>0) {sub$Q97.5[6]} else {0}),y=(yyy1), col = "dodgerblue", border = NA)
polygon(x=c(if (sub$Q5[6]>0) {sub$Q5[6]} else {0}, if (sub$Q5[6]>0) {sub$Q5[6]} else {0}, if (sub$Q95[6]>0) {sub$Q95[6]} else {0}, if (sub$Q95[6]>0) {sub$Q95[6]} else {0}),y=(yyy2), col = "dodgerblue", border = NA)
polygon(x=c(if (sub$Q10[6]>0) {sub$Q10[6]} else {0}, if (sub$Q10[6]>0) {sub$Q10[6]} else {0}, if (sub$Q90[6]>0) {sub$Q90[6]} else {0}, if (sub$Q90[6]>0) {sub$Q90[6]} else {0}),y=(yyy3), col = "dodgerblue", border = NA)
polygon(x=c(if (sub$Q2.5[7]<0) {sub$Q2.5[7]} else {0}, if (sub$Q2.5[7]<0) {sub$Q2.5[7]} else {0}, if (sub$Q97.5[7]<0) {sub$Q97.5[7]} else {0}, if (sub$Q97.5[7]<0) {sub$Q97.5[7]} else {0}),y=(yyy1+1), col = "firebrick2", border = NA)
polygon(x=c(if (sub$Q5[7]<0) {sub$Q5[7]} else {0}, if (sub$Q5[7]<0) {sub$Q5[7]} else {0}, if (sub$Q95[7]<0) {sub$Q95[7]} else {0}, if (sub$Q95[7]<0) {sub$Q95[7]} else {0}),y=(yyy2+1), col = "firebrick2", border = NA)
polygon(x=c(if (sub$Q10[7]<0) {sub$Q10[7]} else {0}, if (sub$Q10[7]<0) {sub$Q10[7]} else {0}, if (sub$Q90[7]<0) {sub$Q90[7]} else {0}, if (sub$Q90[7]<0) {sub$Q90[7]} else {0}),y=(yyy3+1), col = "firebrick2", border = NA)
polygon(x=c(if (sub$Q2.5[7]>0) {sub$Q2.5[7]} else {0}, if (sub$Q2.5[7]>0) {sub$Q2.5[7]} else {0}, if (sub$Q97.5[7]>0) {sub$Q97.5[7]} else {0}, if (sub$Q97.5[7]>0) {sub$Q97.5[7]} else {0}),y=(yyy1+1), col = "dodgerblue", border = NA)
polygon(x=c(if (sub$Q5[7]>0) {sub$Q5[7]} else {0}, if (sub$Q5[7]>0) {sub$Q5[7]} else {0}, if (sub$Q95[7]>0) {sub$Q95[7]} else {0}, if (sub$Q95[7]>0) {sub$Q95[7]} else {0}),y=(yyy2+1), col = "dodgerblue", border = NA)
polygon(x=c(if (sub$Q10[7]>0) {sub$Q10[7]} else {0}, if (sub$Q10[7]>0) {sub$Q10[7]} else {0}, if (sub$Q90[7]>0) {sub$Q90[7]} else {0}, if (sub$Q90[7]>0) {sub$Q90[7]} else {0}),y=(yyy3+1), col = "dodgerblue", border = NA)
polygon(x=c(if (sub$Q2.5[8]<0) {sub$Q2.5[8]} else {0}, if (sub$Q2.5[8]<0) {sub$Q2.5[8]} else {0}, if (sub$Q97.5[8]<0) {sub$Q97.5[8]} else {0}, if (sub$Q97.5[8]<0) {sub$Q97.5[8]} else {0}),y=(yyy1+2), col = "firebrick2", border = NA)
polygon(x=c(if (sub$Q5[8]<0) {sub$Q5[8]} else {0}, if (sub$Q5[8]<0) {sub$Q5[8]} else {0}, if (sub$Q95[8]<0) {sub$Q95[8]} else {0}, if (sub$Q95[8]<0) {sub$Q95[8]} else {0}),y=(yyy2+2), col = "firebrick2", border = NA)
polygon(x=c(if (sub$Q10[8]<0) {sub$Q10[8]} else {0}, if (sub$Q10[8]<0) {sub$Q10[8]} else {0}, if (sub$Q90[8]<0) {sub$Q90[8]} else {0}, if (sub$Q90[8]<0) {sub$Q90[8]} else {0}),y=(yyy3+2), col = "firebrick2", border = NA)
polygon(x=c(if (sub$Q2.5[8]>0) {sub$Q2.5[8]} else {0}, if (sub$Q2.5[8]>0) {sub$Q2.5[8]} else {0}, if (sub$Q97.5[8]>0) {sub$Q97.5[8]} else {0}, if (sub$Q97.5[8]>0) {sub$Q97.5[8]} else {0}),y=(yyy1+2), col = "dodgerblue", border = NA)
polygon(x=c(if (sub$Q5[8]>0) {sub$Q5[8]} else {0}, if (sub$Q5[8]>0) {sub$Q5[8]} else {0}, if (sub$Q95[8]>0) {sub$Q95[8]} else {0}, if (sub$Q95[8]>0) {sub$Q95[8]} else {0}),y=(yyy2+2), col = "dodgerblue", border = NA)
polygon(x=c(if (sub$Q10[8]>0) {sub$Q10[8]} else {0}, if (sub$Q10[8]>0) {sub$Q10[8]} else {0}, if (sub$Q90[8]>0) {sub$Q90[8]} else {0}, if (sub$Q90[8]>0) {sub$Q90[8]} else {0}),y=(yyy3+2), col = "dodgerblue", border = NA)
polygon(x=c(if (sub$Q2.5[9]<0) {sub$Q2.5[9]} else {0}, if (sub$Q2.5[9]<0) {sub$Q2.5[9]} else {0}, if (sub$Q97.5[9]<0) {sub$Q97.5[9]} else {0}, if (sub$Q97.5[9]<0) {sub$Q97.5[9]} else {0}),y=(yyy1+3), col = "firebrick2", border = NA)
polygon(x=c(if (sub$Q5[9]<0) {sub$Q5[9]} else {0}, if (sub$Q5[9]<0) {sub$Q5[9]} else {0}, if (sub$Q95[9]<0) {sub$Q95[9]} else {0}, if (sub$Q95[9]<0) {sub$Q95[9]} else {0}),y=(yyy2+3), col = "firebrick2", border = NA)
polygon(x=c(if (sub$Q10[9]<0) {sub$Q10[9]} else {0}, if (sub$Q10[9]<0) {sub$Q10[9]} else {0}, if (sub$Q90[9]<0) {sub$Q90[9]} else {0}, if (sub$Q90[9]<0) {sub$Q90[9]} else {0}),y=(yyy3+3), col = "firebrick2", border = NA)
polygon(x=c(if (sub$Q2.5[9]>0) {sub$Q2.5[9]} else {0}, if (sub$Q2.5[9]>0) {sub$Q2.5[9]} else {0}, if (sub$Q97.5[9]>0) {sub$Q97.5[9]} else {0}, if (sub$Q97.5[9]>0) {sub$Q97.5[9]} else {0}),y=(yyy1+3), col = "dodgerblue", border = NA)
polygon(x=c(if (sub$Q5[9]>0) {sub$Q5[9]} else {0}, if (sub$Q5[9]>0) {sub$Q5[9]} else {0}, if (sub$Q95[9]>0) {sub$Q95[9]} else {0}, if (sub$Q95[9]>0) {sub$Q95[9]} else {0}),y=(yyy2+3), col = "dodgerblue", border = NA)
polygon(x=c(if (sub$Q10[9]>0) {sub$Q10[9]} else {0}, if (sub$Q10[9]>0) {sub$Q10[9]} else {0}, if (sub$Q90[9]>0) {sub$Q90[9]} else {0}, if (sub$Q90[9]>0) {sub$Q90[9]} else {0}),y=(yyy3+3), col = "dodgerblue", border = NA)

#### func_even #####
sub <- subset(drivEst, Response == "func_even")
subQ <- c(sub$Q0.5[6:9],sub$Q95[6:9])
est <- sub$Estimate[6:9]
yy <- c(1:4)
plot(yy ~ est, ylab="",xlab="", yaxt="n", las=1, type="n",xlim=c(min(subQ),max(subQ)), ylim=c(0.8,4.8), cex=2, bty="n")
segments(x0=0,y0=0,x1=0,y1=4.18,lty=2, lwd=2,col="grey60")
title(xlab="Estimate", line=2.4,cex.lab=1.3)
legend("topleft", legend=("g, Func. evenness"), bty="n", cex=1.3)
mm <- cbind(yy,est)
mm_neg <- as.data.frame(mm[ which(est < 0),])
mm_pos <- as.data.frame(mm[ which(est > 0),])
#points(yy ~ est, pch="l",cex=2.2,col="white")
points(mm_neg$yy ~ mm_neg$est, pch="l",cex=4,col="firebrick2")
points(mm_pos$yy ~ mm_pos$est, pch="l",cex=4,col="dodgerblue")
yyy1=c(0.975,1.025,1.025,0.975)
yyy2=c(0.95,1.05,1.05,0.95)
yyy3=c(0.9,1.1,1.1,0.9)
polygon(x=c(if (sub$Q2.5[6]<0) {sub$Q2.5[6]} else {0}, if (sub$Q2.5[6]<0) {sub$Q2.5[6]} else {0}, if (sub$Q97.5[6]<0) {sub$Q97.5[6]} else {0}, if (sub$Q97.5[6]<0) {sub$Q97.5[6]} else {0}),y=(yyy1), col = "firebrick2", border = NA)
polygon(x=c(if (sub$Q5[6]<0) {sub$Q5[6]} else {0}, if (sub$Q5[6]<0) {sub$Q5[6]} else {0}, if (sub$Q95[6]<0) {sub$Q95[6]} else {0}, if (sub$Q95[6]<0) {sub$Q95[6]} else {0}),y=(yyy2), col = "firebrick2", border = NA)
polygon(x=c(if (sub$Q10[6]<0) {sub$Q10[6]} else {0}, if (sub$Q10[6]<0) {sub$Q10[6]} else {0}, if (sub$Q90[6]<0) {sub$Q90[6]} else {0}, if (sub$Q90[6]<0) {sub$Q90[6]} else {0}),y=(yyy3), col = "firebrick2", border = NA)
polygon(x=c(if (sub$Q2.5[6]>0) {sub$Q2.5[6]} else {0}, if (sub$Q2.5[6]>0) {sub$Q2.5[6]} else {0}, if (sub$Q97.5[6]>0) {sub$Q97.5[6]} else {0}, if (sub$Q97.5[6]>0) {sub$Q97.5[6]} else {0}),y=(yyy1), col = "dodgerblue", border = NA)
polygon(x=c(if (sub$Q5[6]>0) {sub$Q5[6]} else {0}, if (sub$Q5[6]>0) {sub$Q5[6]} else {0}, if (sub$Q95[6]>0) {sub$Q95[6]} else {0}, if (sub$Q95[6]>0) {sub$Q95[6]} else {0}),y=(yyy2), col = "dodgerblue", border = NA)
polygon(x=c(if (sub$Q10[6]>0) {sub$Q10[6]} else {0}, if (sub$Q10[6]>0) {sub$Q10[6]} else {0}, if (sub$Q90[6]>0) {sub$Q90[6]} else {0}, if (sub$Q90[6]>0) {sub$Q90[6]} else {0}),y=(yyy3), col = "dodgerblue", border = NA)
polygon(x=c(if (sub$Q2.5[7]<0) {sub$Q2.5[7]} else {0}, if (sub$Q2.5[7]<0) {sub$Q2.5[7]} else {0}, if (sub$Q97.5[7]<0) {sub$Q97.5[7]} else {0}, if (sub$Q97.5[7]<0) {sub$Q97.5[7]} else {0}),y=(yyy1+1), col = "firebrick2", border = NA)
polygon(x=c(if (sub$Q5[7]<0) {sub$Q5[7]} else {0}, if (sub$Q5[7]<0) {sub$Q5[7]} else {0}, if (sub$Q95[7]<0) {sub$Q95[7]} else {0}, if (sub$Q95[7]<0) {sub$Q95[7]} else {0}),y=(yyy2+1), col = "firebrick2", border = NA)
polygon(x=c(if (sub$Q10[7]<0) {sub$Q10[7]} else {0}, if (sub$Q10[7]<0) {sub$Q10[7]} else {0}, if (sub$Q90[7]<0) {sub$Q90[7]} else {0}, if (sub$Q90[7]<0) {sub$Q90[7]} else {0}),y=(yyy3+1), col = "firebrick2", border = NA)
polygon(x=c(if (sub$Q2.5[7]>0) {sub$Q2.5[7]} else {0}, if (sub$Q2.5[7]>0) {sub$Q2.5[7]} else {0}, if (sub$Q97.5[7]>0) {sub$Q97.5[7]} else {0}, if (sub$Q97.5[7]>0) {sub$Q97.5[7]} else {0}),y=(yyy1+1), col = "dodgerblue", border = NA)
polygon(x=c(if (sub$Q5[7]>0) {sub$Q5[7]} else {0}, if (sub$Q5[7]>0) {sub$Q5[7]} else {0}, if (sub$Q95[7]>0) {sub$Q95[7]} else {0}, if (sub$Q95[7]>0) {sub$Q95[7]} else {0}),y=(yyy2+1), col = "dodgerblue", border = NA)
polygon(x=c(if (sub$Q10[7]>0) {sub$Q10[7]} else {0}, if (sub$Q10[7]>0) {sub$Q10[7]} else {0}, if (sub$Q90[7]>0) {sub$Q90[7]} else {0}, if (sub$Q90[7]>0) {sub$Q90[7]} else {0}),y=(yyy3+1), col = "dodgerblue", border = NA)
polygon(x=c(if (sub$Q2.5[8]<0) {sub$Q2.5[8]} else {0}, if (sub$Q2.5[8]<0) {sub$Q2.5[8]} else {0}, if (sub$Q97.5[8]<0) {sub$Q97.5[8]} else {0}, if (sub$Q97.5[8]<0) {sub$Q97.5[8]} else {0}),y=(yyy1+2), col = "firebrick2", border = NA)
polygon(x=c(if (sub$Q5[8]<0) {sub$Q5[8]} else {0}, if (sub$Q5[8]<0) {sub$Q5[8]} else {0}, if (sub$Q95[8]<0) {sub$Q95[8]} else {0}, if (sub$Q95[8]<0) {sub$Q95[8]} else {0}),y=(yyy2+2), col = "firebrick2", border = NA)
polygon(x=c(if (sub$Q10[8]<0) {sub$Q10[8]} else {0}, if (sub$Q10[8]<0) {sub$Q10[8]} else {0}, if (sub$Q90[8]<0) {sub$Q90[8]} else {0}, if (sub$Q90[8]<0) {sub$Q90[8]} else {0}),y=(yyy3+2), col = "firebrick2", border = NA)
polygon(x=c(if (sub$Q2.5[8]>0) {sub$Q2.5[8]} else {0}, if (sub$Q2.5[8]>0) {sub$Q2.5[8]} else {0}, if (sub$Q97.5[8]>0) {sub$Q97.5[8]} else {0}, if (sub$Q97.5[8]>0) {sub$Q97.5[8]} else {0}),y=(yyy1+2), col = "dodgerblue", border = NA)
polygon(x=c(if (sub$Q5[8]>0) {sub$Q5[8]} else {0}, if (sub$Q5[8]>0) {sub$Q5[8]} else {0}, if (sub$Q95[8]>0) {sub$Q95[8]} else {0}, if (sub$Q95[8]>0) {sub$Q95[8]} else {0}),y=(yyy2+2), col = "dodgerblue", border = NA)
polygon(x=c(if (sub$Q10[8]>0) {sub$Q10[8]} else {0}, if (sub$Q10[8]>0) {sub$Q10[8]} else {0}, if (sub$Q90[8]>0) {sub$Q90[8]} else {0}, if (sub$Q90[8]>0) {sub$Q90[8]} else {0}),y=(yyy3+2), col = "dodgerblue", border = NA)
polygon(x=c(if (sub$Q2.5[9]<0) {sub$Q2.5[9]} else {0}, if (sub$Q2.5[9]<0) {sub$Q2.5[9]} else {0}, if (sub$Q97.5[9]<0) {sub$Q97.5[9]} else {0}, if (sub$Q97.5[9]<0) {sub$Q97.5[9]} else {0}),y=(yyy1+3), col = "firebrick2", border = NA)
polygon(x=c(if (sub$Q5[9]<0) {sub$Q5[9]} else {0}, if (sub$Q5[9]<0) {sub$Q5[9]} else {0}, if (sub$Q95[9]<0) {sub$Q95[9]} else {0}, if (sub$Q95[9]<0) {sub$Q95[9]} else {0}),y=(yyy2+3), col = "firebrick2", border = NA)
polygon(x=c(if (sub$Q10[9]<0) {sub$Q10[9]} else {0}, if (sub$Q10[9]<0) {sub$Q10[9]} else {0}, if (sub$Q90[9]<0) {sub$Q90[9]} else {0}, if (sub$Q90[9]<0) {sub$Q90[9]} else {0}),y=(yyy3+3), col = "firebrick2", border = NA)
polygon(x=c(if (sub$Q2.5[9]>0) {sub$Q2.5[9]} else {0}, if (sub$Q2.5[9]>0) {sub$Q2.5[9]} else {0}, if (sub$Q97.5[9]>0) {sub$Q97.5[9]} else {0}, if (sub$Q97.5[9]>0) {sub$Q97.5[9]} else {0}),y=(yyy1+3), col = "dodgerblue", border = NA)
polygon(x=c(if (sub$Q5[9]>0) {sub$Q5[9]} else {0}, if (sub$Q5[9]>0) {sub$Q5[9]} else {0}, if (sub$Q95[9]>0) {sub$Q95[9]} else {0}, if (sub$Q95[9]>0) {sub$Q95[9]} else {0}),y=(yyy2+3), col = "dodgerblue", border = NA)
polygon(x=c(if (sub$Q10[9]>0) {sub$Q10[9]} else {0}, if (sub$Q10[9]>0) {sub$Q10[9]} else {0}, if (sub$Q90[9]>0) {sub$Q90[9]} else {0}, if (sub$Q90[9]>0) {sub$Q90[9]} else {0}),y=(yyy3+3), col = "dodgerblue", border = NA)

#### Turnover #####
sub <- subset(drivEst, Response == "turnover")
subQ <- c(sub$Q0.5[6:9],sub$Q95[6:9])
est <- sub$Estimate[6:9]
yy <- c(1:4)
plot(yy ~ est, ylab="",xlab="", yaxt="n", las=1, type="n",xlim=c(min(subQ),max(subQ)), ylim=c(0.8,4.8), cex=2, bty="n")
segments(x0=0,y0=0,x1=0,y1=4.18,lty=2, lwd=2,col="grey60")
title(xlab="Estimate", line=2.4,cex.lab=1.3)
legend("topleft", legend=("d, Turnover"), bty="n", cex=1.3)
mm <- cbind(yy,est)
mm_neg <- as.data.frame(mm[ which(est < 0),])
mm_pos <- as.data.frame(mm[ which(est > 0),])
#points(yy ~ est, pch="l",cex=2.2,col="white")
points(mm_neg$yy ~ mm_neg$est, pch="l",cex=4,col="firebrick2")
points(mm_pos[1,] ~ mm_pos[2,], pch="l",cex=4,col="dodgerblue")
yyy1=c(0.975,1.025,1.025,0.975)
yyy2=c(0.95,1.05,1.05,0.95)
yyy3=c(0.9,1.1,1.1,0.9)
polygon(x=c(if (sub$Q2.5[6]<0) {sub$Q2.5[6]} else {0}, if (sub$Q2.5[6]<0) {sub$Q2.5[6]} else {0}, if (sub$Q97.5[6]<0) {sub$Q97.5[6]} else {0}, if (sub$Q97.5[6]<0) {sub$Q97.5[6]} else {0}),y=(yyy1), col = "firebrick2", border = NA)
polygon(x=c(if (sub$Q5[6]<0) {sub$Q5[6]} else {0}, if (sub$Q5[6]<0) {sub$Q5[6]} else {0}, if (sub$Q95[6]<0) {sub$Q95[6]} else {0}, if (sub$Q95[6]<0) {sub$Q95[6]} else {0}),y=(yyy2), col = "firebrick2", border = NA)
polygon(x=c(if (sub$Q10[6]<0) {sub$Q10[6]} else {0}, if (sub$Q10[6]<0) {sub$Q10[6]} else {0}, if (sub$Q90[6]<0) {sub$Q90[6]} else {0}, if (sub$Q90[6]<0) {sub$Q90[6]} else {0}),y=(yyy3), col = "firebrick2", border = NA)
polygon(x=c(if (sub$Q2.5[6]>0) {sub$Q2.5[6]} else {0}, if (sub$Q2.5[6]>0) {sub$Q2.5[6]} else {0}, if (sub$Q97.5[6]>0) {sub$Q97.5[6]} else {0}, if (sub$Q97.5[6]>0) {sub$Q97.5[6]} else {0}),y=(yyy1), col = "dodgerblue", border = NA)
polygon(x=c(if (sub$Q5[6]>0) {sub$Q5[6]} else {0}, if (sub$Q5[6]>0) {sub$Q5[6]} else {0}, if (sub$Q95[6]>0) {sub$Q95[6]} else {0}, if (sub$Q95[6]>0) {sub$Q95[6]} else {0}),y=(yyy2), col = "dodgerblue", border = NA)
polygon(x=c(if (sub$Q10[6]>0) {sub$Q10[6]} else {0}, if (sub$Q10[6]>0) {sub$Q10[6]} else {0}, if (sub$Q90[6]>0) {sub$Q90[6]} else {0}, if (sub$Q90[6]>0) {sub$Q90[6]} else {0}),y=(yyy3), col = "dodgerblue", border = NA)
polygon(x=c(if (sub$Q2.5[7]<0) {sub$Q2.5[7]} else {0}, if (sub$Q2.5[7]<0) {sub$Q2.5[7]} else {0}, if (sub$Q97.5[7]<0) {sub$Q97.5[7]} else {0}, if (sub$Q97.5[7]<0) {sub$Q97.5[7]} else {0}),y=(yyy1+1), col = "firebrick2", border = NA)
polygon(x=c(if (sub$Q5[7]<0) {sub$Q5[7]} else {0}, if (sub$Q5[7]<0) {sub$Q5[7]} else {0}, if (sub$Q95[7]<0) {sub$Q95[7]} else {0}, if (sub$Q95[7]<0) {sub$Q95[7]} else {0}),y=(yyy2+1), col = "firebrick2", border = NA)
polygon(x=c(if (sub$Q10[7]<0) {sub$Q10[7]} else {0}, if (sub$Q10[7]<0) {sub$Q10[7]} else {0}, if (sub$Q90[7]<0) {sub$Q90[7]} else {0}, if (sub$Q90[7]<0) {sub$Q90[7]} else {0}),y=(yyy3+1), col = "firebrick2", border = NA)
polygon(x=c(if (sub$Q2.5[7]>0) {sub$Q2.5[7]} else {0}, if (sub$Q2.5[7]>0) {sub$Q2.5[7]} else {0}, if (sub$Q97.5[7]>0) {sub$Q97.5[7]} else {0}, if (sub$Q97.5[7]>0) {sub$Q97.5[7]} else {0}),y=(yyy1+1), col = "dodgerblue", border = NA)
polygon(x=c(if (sub$Q5[7]>0) {sub$Q5[7]} else {0}, if (sub$Q5[7]>0) {sub$Q5[7]} else {0}, if (sub$Q95[7]>0) {sub$Q95[7]} else {0}, if (sub$Q95[7]>0) {sub$Q95[7]} else {0}),y=(yyy2+1), col = "dodgerblue", border = NA)
polygon(x=c(if (sub$Q10[7]>0) {sub$Q10[7]} else {0}, if (sub$Q10[7]>0) {sub$Q10[7]} else {0}, if (sub$Q90[7]>0) {sub$Q90[7]} else {0}, if (sub$Q90[7]>0) {sub$Q90[7]} else {0}),y=(yyy3+1), col = "dodgerblue", border = NA)
polygon(x=c(if (sub$Q2.5[8]<0) {sub$Q2.5[8]} else {0}, if (sub$Q2.5[8]<0) {sub$Q2.5[8]} else {0}, if (sub$Q97.5[8]<0) {sub$Q97.5[8]} else {0}, if (sub$Q97.5[8]<0) {sub$Q97.5[8]} else {0}),y=(yyy1+2), col = "firebrick2", border = NA)
polygon(x=c(if (sub$Q5[8]<0) {sub$Q5[8]} else {0}, if (sub$Q5[8]<0) {sub$Q5[8]} else {0}, if (sub$Q95[8]<0) {sub$Q95[8]} else {0}, if (sub$Q95[8]<0) {sub$Q95[8]} else {0}),y=(yyy2+2), col = "firebrick2", border = NA)
polygon(x=c(if (sub$Q10[8]<0) {sub$Q10[8]} else {0}, if (sub$Q10[8]<0) {sub$Q10[8]} else {0}, if (sub$Q90[8]<0) {sub$Q90[8]} else {0}, if (sub$Q90[8]<0) {sub$Q90[8]} else {0}),y=(yyy3+2), col = "firebrick2", border = NA)
polygon(x=c(if (sub$Q2.5[8]>0) {sub$Q2.5[8]} else {0}, if (sub$Q2.5[8]>0) {sub$Q2.5[8]} else {0}, if (sub$Q97.5[8]>0) {sub$Q97.5[8]} else {0}, if (sub$Q97.5[8]>0) {sub$Q97.5[8]} else {0}),y=(yyy1+2), col = "dodgerblue", border = NA)
polygon(x=c(if (sub$Q5[8]>0) {sub$Q5[8]} else {0}, if (sub$Q5[8]>0) {sub$Q5[8]} else {0}, if (sub$Q95[8]>0) {sub$Q95[8]} else {0}, if (sub$Q95[8]>0) {sub$Q95[8]} else {0}),y=(yyy2+2), col = "dodgerblue", border = NA)
polygon(x=c(if (sub$Q10[8]>0) {sub$Q10[8]} else {0}, if (sub$Q10[8]>0) {sub$Q10[8]} else {0}, if (sub$Q90[8]>0) {sub$Q90[8]} else {0}, if (sub$Q90[8]>0) {sub$Q90[8]} else {0}),y=(yyy3+2), col = "dodgerblue", border = NA)
polygon(x=c(if (sub$Q2.5[9]<0) {sub$Q2.5[9]} else {0}, if (sub$Q2.5[9]<0) {sub$Q2.5[9]} else {0}, if (sub$Q97.5[9]<0) {sub$Q97.5[9]} else {0}, if (sub$Q97.5[9]<0) {sub$Q97.5[9]} else {0}),y=(yyy1+3), col = "firebrick2", border = NA)
polygon(x=c(if (sub$Q5[9]<0) {sub$Q5[9]} else {0}, if (sub$Q5[9]<0) {sub$Q5[9]} else {0}, if (sub$Q95[9]<0) {sub$Q95[9]} else {0}, if (sub$Q95[9]<0) {sub$Q95[9]} else {0}),y=(yyy2+3), col = "firebrick2", border = NA)
polygon(x=c(if (sub$Q10[9]<0) {sub$Q10[9]} else {0}, if (sub$Q10[9]<0) {sub$Q10[9]} else {0}, if (sub$Q90[9]<0) {sub$Q90[9]} else {0}, if (sub$Q90[9]<0) {sub$Q90[9]} else {0}),y=(yyy3+3), col = "firebrick2", border = NA)
polygon(x=c(if (sub$Q2.5[9]>0) {sub$Q2.5[9]} else {0}, if (sub$Q2.5[9]>0) {sub$Q2.5[9]} else {0}, if (sub$Q97.5[9]>0) {sub$Q97.5[9]} else {0}, if (sub$Q97.5[9]>0) {sub$Q97.5[9]} else {0}),y=(yyy1+3), col = "dodgerblue", border = NA)
polygon(x=c(if (sub$Q5[9]>0) {sub$Q5[9]} else {0}, if (sub$Q5[9]>0) {sub$Q5[9]} else {0}, if (sub$Q95[9]>0) {sub$Q95[9]} else {0}, if (sub$Q95[9]>0) {sub$Q95[9]} else {0}),y=(yyy2+3), col = "dodgerblue", border = NA)
polygon(x=c(if (sub$Q10[9]>0) {sub$Q10[9]} else {0}, if (sub$Q10[9]>0) {sub$Q10[9]} else {0}, if (sub$Q90[9]>0) {sub$Q90[9]} else {0}, if (sub$Q90[9]>0) {sub$Q90[9]} else {0}),y=(yyy3+3), col = "dodgerblue", border = NA)

#### func_turnover #####
sub <- subset(drivEst, Response == "func_turnover")
subQ <- c(sub$Q0.5[6:9],sub$Q95[6:9])
est <- sub$Estimate[6:9]
yy <- c(1:4)
plot(yy ~ est, ylab="",xlab="", yaxt="n", las=1, type="n",xlim=c(min(subQ),max(subQ)), ylim=c(0.8,4.8), cex=2, bty="n")
segments(x0=0,y0=0,x1=0,y1=4.18,lty=2, lwd=2,col="grey60")
title(xlab="Estimate", line=2.4,cex.lab=1.3)
legend("topleft", legend=("h, Func. turnover"), bty="n", cex=1.3)
mm <- cbind(yy,est)
mm_neg <- as.data.frame(mm[ which(est < 0),])
mm_pos <- as.data.frame(mm[ which(est > 0),])
points(mm_neg$yy ~ mm_neg$est, pch="l",cex=4,col="firebrick2")
points(mm_pos$yy ~ mm_pos$est, pch="l",cex=4,col="dodgerblue")
yyy1=c(0.975,1.025,1.025,0.975)
yyy2=c(0.95,1.05,1.05,0.95)
yyy3=c(0.9,1.1,1.1,0.9)
polygon(x=c(if (sub$Q2.5[6]<0) {sub$Q2.5[6]} else {0}, if (sub$Q2.5[6]<0) {sub$Q2.5[6]} else {0}, if (sub$Q97.5[6]<0) {sub$Q97.5[6]} else {0}, if (sub$Q97.5[6]<0) {sub$Q97.5[6]} else {0}),y=(yyy1), col = "firebrick2", border = NA)
polygon(x=c(if (sub$Q5[6]<0) {sub$Q5[6]} else {0}, if (sub$Q5[6]<0) {sub$Q5[6]} else {0}, if (sub$Q95[6]<0) {sub$Q95[6]} else {0}, if (sub$Q95[6]<0) {sub$Q95[6]} else {0}),y=(yyy2), col = "firebrick2", border = NA)
polygon(x=c(if (sub$Q10[6]<0) {sub$Q10[6]} else {0}, if (sub$Q10[6]<0) {sub$Q10[6]} else {0}, if (sub$Q90[6]<0) {sub$Q90[6]} else {0}, if (sub$Q90[6]<0) {sub$Q90[6]} else {0}),y=(yyy3), col = "firebrick2", border = NA)
polygon(x=c(if (sub$Q2.5[6]>0) {sub$Q2.5[6]} else {0}, if (sub$Q2.5[6]>0) {sub$Q2.5[6]} else {0}, if (sub$Q97.5[6]>0) {sub$Q97.5[6]} else {0}, if (sub$Q97.5[6]>0) {sub$Q97.5[6]} else {0}),y=(yyy1), col = "dodgerblue", border = NA)
polygon(x=c(if (sub$Q5[6]>0) {sub$Q5[6]} else {0}, if (sub$Q5[6]>0) {sub$Q5[6]} else {0}, if (sub$Q95[6]>0) {sub$Q95[6]} else {0}, if (sub$Q95[6]>0) {sub$Q95[6]} else {0}),y=(yyy2), col = "dodgerblue", border = NA)
polygon(x=c(if (sub$Q10[6]>0) {sub$Q10[6]} else {0}, if (sub$Q10[6]>0) {sub$Q10[6]} else {0}, if (sub$Q90[6]>0) {sub$Q90[6]} else {0}, if (sub$Q90[6]>0) {sub$Q90[6]} else {0}),y=(yyy3), col = "dodgerblue", border = NA)
polygon(x=c(if (sub$Q2.5[7]<0) {sub$Q2.5[7]} else {0}, if (sub$Q2.5[7]<0) {sub$Q2.5[7]} else {0}, if (sub$Q97.5[7]<0) {sub$Q97.5[7]} else {0}, if (sub$Q97.5[7]<0) {sub$Q97.5[7]} else {0}),y=(yyy1+1), col = "firebrick2", border = NA)
polygon(x=c(if (sub$Q5[7]<0) {sub$Q5[7]} else {0}, if (sub$Q5[7]<0) {sub$Q5[7]} else {0}, if (sub$Q95[7]<0) {sub$Q95[7]} else {0}, if (sub$Q95[7]<0) {sub$Q95[7]} else {0}),y=(yyy2+1), col = "firebrick2", border = NA)
polygon(x=c(if (sub$Q10[7]<0) {sub$Q10[7]} else {0}, if (sub$Q10[7]<0) {sub$Q10[7]} else {0}, if (sub$Q90[7]<0) {sub$Q90[7]} else {0}, if (sub$Q90[7]<0) {sub$Q90[7]} else {0}),y=(yyy3+1), col = "firebrick2", border = NA)
polygon(x=c(if (sub$Q2.5[7]>0) {sub$Q2.5[7]} else {0}, if (sub$Q2.5[7]>0) {sub$Q2.5[7]} else {0}, if (sub$Q97.5[7]>0) {sub$Q97.5[7]} else {0}, if (sub$Q97.5[7]>0) {sub$Q97.5[7]} else {0}),y=(yyy1+1), col = "dodgerblue", border = NA)
polygon(x=c(if (sub$Q5[7]>0) {sub$Q5[7]} else {0}, if (sub$Q5[7]>0) {sub$Q5[7]} else {0}, if (sub$Q95[7]>0) {sub$Q95[7]} else {0}, if (sub$Q95[7]>0) {sub$Q95[7]} else {0}),y=(yyy2+1), col = "dodgerblue", border = NA)
polygon(x=c(if (sub$Q10[7]>0) {sub$Q10[7]} else {0}, if (sub$Q10[7]>0) {sub$Q10[7]} else {0}, if (sub$Q90[7]>0) {sub$Q90[7]} else {0}, if (sub$Q90[7]>0) {sub$Q90[7]} else {0}),y=(yyy3+1), col = "dodgerblue", border = NA)
polygon(x=c(if (sub$Q2.5[8]<0) {sub$Q2.5[8]} else {0}, if (sub$Q2.5[8]<0) {sub$Q2.5[8]} else {0}, if (sub$Q97.5[8]<0) {sub$Q97.5[8]} else {0}, if (sub$Q97.5[8]<0) {sub$Q97.5[8]} else {0}),y=(yyy1+2), col = "firebrick2", border = NA)
polygon(x=c(if (sub$Q5[8]<0) {sub$Q5[8]} else {0}, if (sub$Q5[8]<0) {sub$Q5[8]} else {0}, if (sub$Q95[8]<0) {sub$Q95[8]} else {0}, if (sub$Q95[8]<0) {sub$Q95[8]} else {0}),y=(yyy2+2), col = "firebrick2", border = NA)
polygon(x=c(if (sub$Q10[8]<0) {sub$Q10[8]} else {0}, if (sub$Q10[8]<0) {sub$Q10[8]} else {0}, if (sub$Q90[8]<0) {sub$Q90[8]} else {0}, if (sub$Q90[8]<0) {sub$Q90[8]} else {0}),y=(yyy3+2), col = "firebrick2", border = NA)
polygon(x=c(if (sub$Q2.5[8]>0) {sub$Q2.5[8]} else {0}, if (sub$Q2.5[8]>0) {sub$Q2.5[8]} else {0}, if (sub$Q97.5[8]>0) {sub$Q97.5[8]} else {0}, if (sub$Q97.5[8]>0) {sub$Q97.5[8]} else {0}),y=(yyy1+2), col = "dodgerblue", border = NA)
polygon(x=c(if (sub$Q5[8]>0) {sub$Q5[8]} else {0}, if (sub$Q5[8]>0) {sub$Q5[8]} else {0}, if (sub$Q95[8]>0) {sub$Q95[8]} else {0}, if (sub$Q95[8]>0) {sub$Q95[8]} else {0}),y=(yyy2+2), col = "dodgerblue", border = NA)
polygon(x=c(if (sub$Q10[8]>0) {sub$Q10[8]} else {0}, if (sub$Q10[8]>0) {sub$Q10[8]} else {0}, if (sub$Q90[8]>0) {sub$Q90[8]} else {0}, if (sub$Q90[8]>0) {sub$Q90[8]} else {0}),y=(yyy3+2), col = "dodgerblue", border = NA)
polygon(x=c(if (sub$Q2.5[9]<0) {sub$Q2.5[9]} else {0}, if (sub$Q2.5[9]<0) {sub$Q2.5[9]} else {0}, if (sub$Q97.5[9]<0) {sub$Q97.5[9]} else {0}, if (sub$Q97.5[9]<0) {sub$Q97.5[9]} else {0}),y=(yyy1+3), col = "firebrick2", border = NA)
polygon(x=c(if (sub$Q5[9]<0) {sub$Q5[9]} else {0}, if (sub$Q5[9]<0) {sub$Q5[9]} else {0}, if (sub$Q95[9]<0) {sub$Q95[9]} else {0}, if (sub$Q95[9]<0) {sub$Q95[9]} else {0}),y=(yyy2+3), col = "firebrick2", border = NA)
polygon(x=c(if (sub$Q10[9]<0) {sub$Q10[9]} else {0}, if (sub$Q10[9]<0) {sub$Q10[9]} else {0}, if (sub$Q90[9]<0) {sub$Q90[9]} else {0}, if (sub$Q90[9]<0) {sub$Q90[9]} else {0}),y=(yyy3+3), col = "firebrick2", border = NA)
polygon(x=c(if (sub$Q2.5[9]>0) {sub$Q2.5[9]} else {0}, if (sub$Q2.5[9]>0) {sub$Q2.5[9]} else {0}, if (sub$Q97.5[9]>0) {sub$Q97.5[9]} else {0}, if (sub$Q97.5[9]>0) {sub$Q97.5[9]} else {0}),y=(yyy1+3), col = "dodgerblue", border = NA)
polygon(x=c(if (sub$Q5[9]>0) {sub$Q5[9]} else {0}, if (sub$Q5[9]>0) {sub$Q5[9]} else {0}, if (sub$Q95[9]>0) {sub$Q95[9]} else {0}, if (sub$Q95[9]>0) {sub$Q95[9]} else {0}),y=(yyy2+3), col = "dodgerblue", border = NA)
polygon(x=c(if (sub$Q10[9]>0) {sub$Q10[9]} else {0}, if (sub$Q10[9]>0) {sub$Q10[9]} else {0}, if (sub$Q90[9]>0) {sub$Q90[9]} else {0}, if (sub$Q90[9]>0) {sub$Q90[9]} else {0}),y=(yyy3+3), col = "dodgerblue", border = NA)

##

##
dev.off()
##
